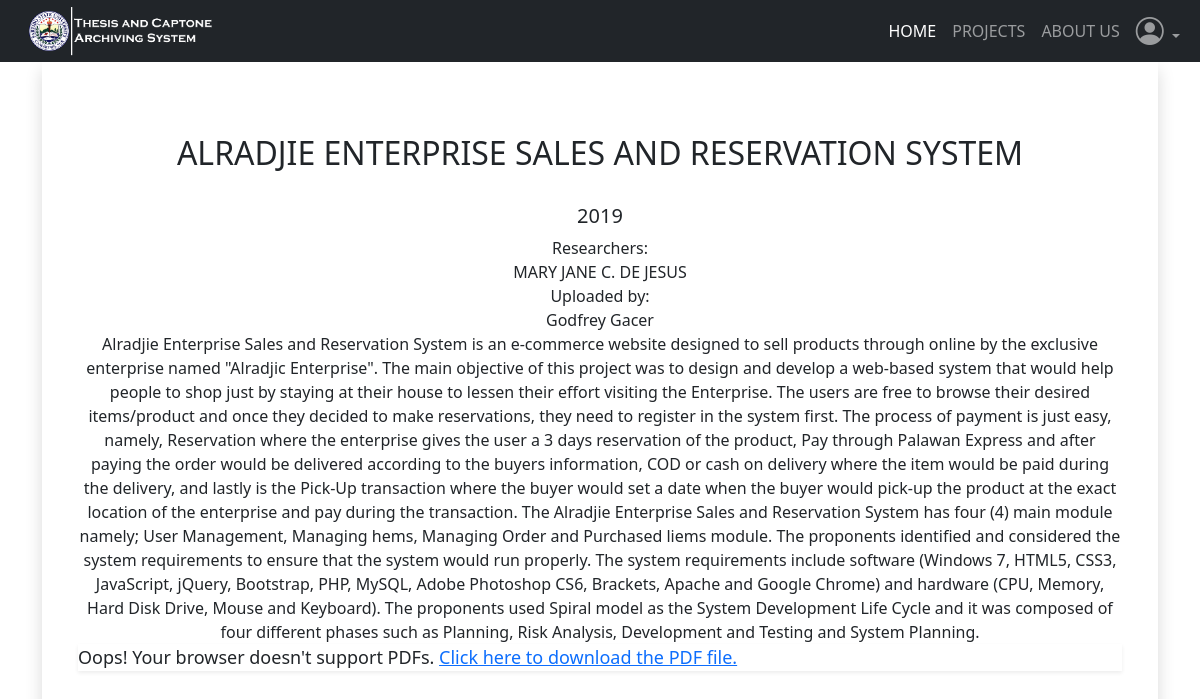
The app's page /user/project.php?id=45 with its own data.
### tables this page shows
CREATE TABLE `uploads` (
  `id` int(11) NOT NULL,
  `title` varchar(355) NOT NULL,
  `author` varchar(255) NOT NULL,
  `uploadedby` varchar(100) NOT NULL,
  `uploader_id` int(11) NOT NULL,
  `year` varchar(4) NOT NULL,
  `course` varchar(100) NOT NULL,
  `description` longtext NOT NULL,
  `status` tinyint(1) NOT NULL,
  `file_name` varchar(100) NOT NULL,
  `file_size` double NOT NULL,
  `file_path` varchar(200) NOT NULL,
  `uploaded_at` timestamp NOT NULL DEFAULT current_timestamp()
);

### user/project.php (the view, shortened to what this page needs)
<?php
include '../includes/Header.php';
include 'components/studentNabBar.php';
if (isset($_GET['id'])) {
    $id = $_GET['id'];
    $newConn = new DatabaseConnection();
    $ConnNew = $newConn->dbConnection();
    $getFile = $ConnNew->prepare('SELECT * FROM uploads WHERE id = ?');
    $getFile->execute(array($id));
    if ($getFile->rowCount() > 0) {
        while ($row = $getFile->fetch(PDO::FETCH_ASSOC)) {
?>
            <div class="container">
                <div class="container shadow pt-5 pb-5">
                    <div class="content p-4">
                        <h2 class="text-center"><?= $row['title'] ?></h2> <br>
                        <h5 class="text-center"><?= $row['year'] ?></h5>
                        <div class="text-center">
                            Researchers: <br>
                            <?= $row['author']; ?>
                        </div>
                        <div class="text-center">
                            Uploaded by: <br>
                            <?= $row['uploadedby']; ?>
                            <br>
                            <?= $row['description'] ?>
                        </div>
                        <div class="shadow-sm">
                            <object data="<?= $row['file_path'] ?>" type="application/pdf" width="100%" height="800">
                                <p>Oops! Your browser doesn't support PDFs. <a href="example.pdf">Click here to download the PDF file.</a></p>
                            </object>
                        </div>
                    </div>
                </div>
            </div>
<?php
        }
    }
} else {
    echo "error";
}
?>
<?php include '../includes/Footer.php' ?>

### asset/css/about.css (style rules this page uses)
* { padding: 0; margin: 0; box-sizing: border-box; }
body { overflow-x: hidden; }
p { font-size: 18px; }

### includes/Header.php (style rules this page uses)
html, body { margin: 0; padding: 0; }

### records on screen
uploads: title "ALRADJIE ENTERPRISE SALES AND RESERVATION SYSTEM", year "2019", author "MARY JANE C. DE JESUS", uploadedby "Godfrey Gacer", description "Alradjie Enterprise Sales and Reservation System is an e-commerce website designed to sell products through online by the exclusive enterprise named \"Alradjic Enterprise\". The main objective of this project was to design and develop a web-based system that would help people to shop just by staying at their house to lessen their effort visiting the Enterprise. The users are free to browse their desired items/product and once they decided to make reservations, they need to register in the system first. The process of payment is just easy, namely, Reservation where the enterprise gives the user a 3 days reservation of the product, Pay through Palawan Express and after paying the order would be…"
